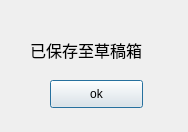
<?xml version="1.0" encoding="UTF-8"?>
<ui version="4.0">
 <class>ZDraftAlert</class>
 <widget class="QDialog" name="ZDraftAlert">
  <property name="geometry">
   <rect>
    <x>0</x>
    <y>0</y>
    <width>188</width>
    <height>132</height>
   </rect>
  </property>
  <property name="windowTitle">
   <string>Dialog</string>
  </property>
  <widget class="QPushButton" name="pushButton">
   <property name="geometry">
    <rect>
     <x>50</x>
     <y>80</y>
     <width>93</width>
     <height>28</height>
    </rect>
   </property>
   <property name="text">
    <string>ok</string>
   </property>
  </widget>
  <widget class="QLabel" name="label">
   <property name="geometry">
    <rect>
     <x>30</x>
     <y>30</y>
     <width>141</width>
     <height>41</height>
    </rect>
   </property>
   <property name="text">
    <string>&lt;html&gt;&lt;head/&gt;&lt;body&gt;&lt;p&gt;&lt;span style=&quot; font-size:12pt;&quot;&gt;已保存至草稿箱&lt;/span&gt;&lt;/p&gt;&lt;/body&gt;&lt;/html&gt;</string>
   </property>
  </widget>
 </widget>
 <resources/>
 <connections/>
</ui>
